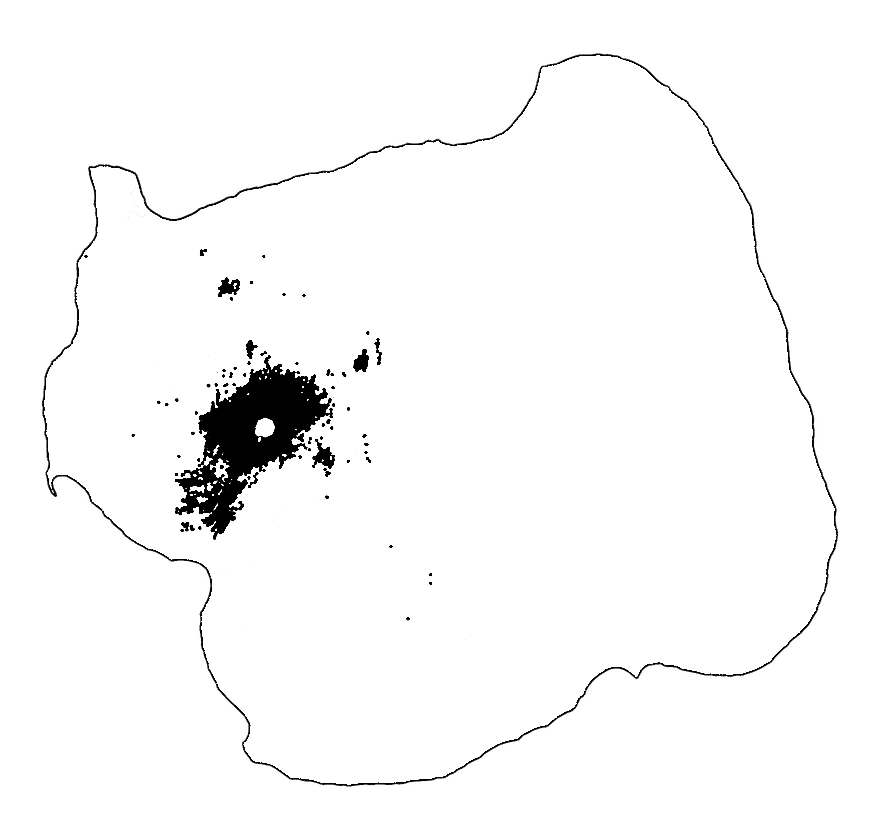
#> input picture data/injections_bk/CJ102X.DY.png, 875 x 825 px
$ python -i utils.py   (imports and definitions only)   (older library calls are emulated)
#> lines starting #> are read from the running program, lines starting #| are printed output that depends on the picture; after the words box and inside, x2 and y2 are one past the last pixel; in counts of white or black regions, pixels touching at a corner belong together
import matplotlib.cm as cm
import numpy as np
from PIL import Image, ImageFilter, ImageDraw


def keep_Temp(dfX):
    dfX = dfX[(dfX.target.str.contains("Au")) | (dfX.target.str.contains("TPO")) | (dfX.target.str.contains("TE3")) | (dfX.target.str.contains("PGa"))]
    return dfX

def ind_keepTemp(dfX):
    return dfX[dfX.target.str.contains("Au") | dfX.target.str.contains("TPO") | dfX.target.str.contains("TE3") | dfX.target.str.contains("PGa")].index

# [96 lines left out: functions load_data, coordinate_tranform, setup_colors, not called in this run]

def mask_image(filename):
#> called with filename = 'data/injections_bk/CJ102X.DY.png'
    from scipy.ndimage import morphology

    imgD = Image.open(filename)
#> imgD is the input picture: PIL image 875x825 RGBA; mean R, G, B, A 247.5, 247.5, 247.4, 6.5
    imgB = np.asarray(imgD).copy()
    imgB[:,:,:3] = np.where(imgB[:,:,:3] < 255, 0., 255.)
    imgB[:,:,3]  = np.where(imgB[:,:,3] > 1, 255., 0.)
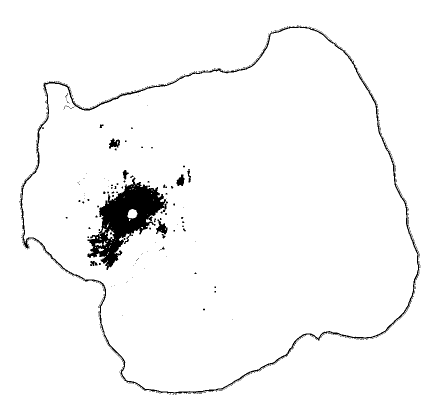
#> imgB: shape (825, 875, 4) (shown at 1/2 size); mean R, G, B, A 246.9, 246.9, 246.9, 7.8; transparent parts drawn white

    e = morphology.binary_fill_holes(imgB[:,:,3])
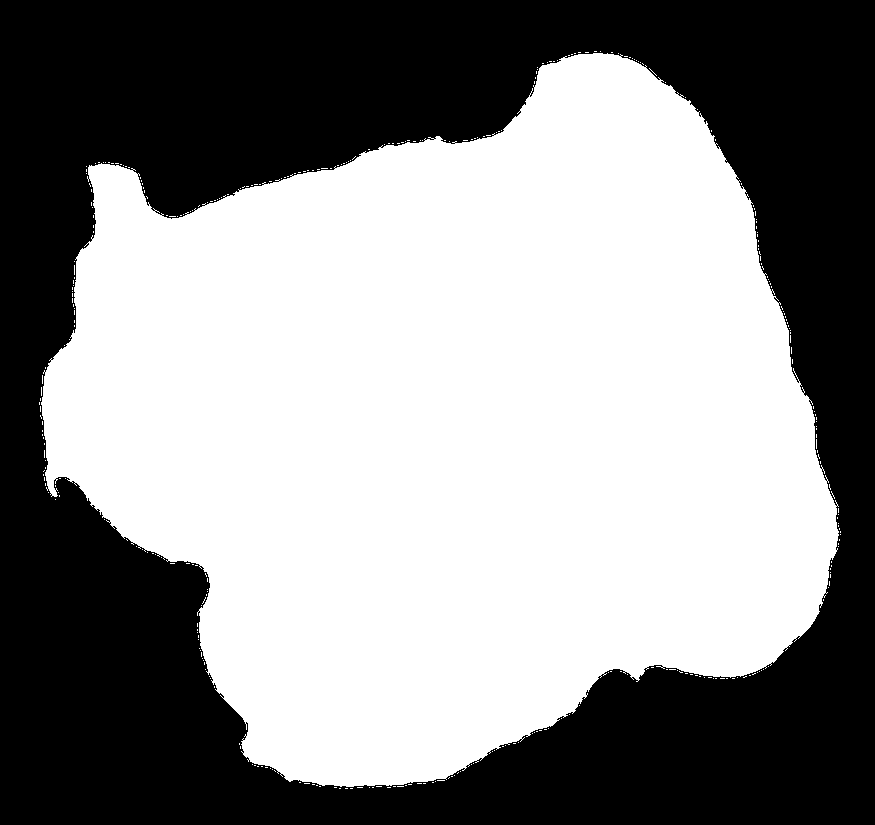
#> e: shape (825, 875) bool; 55.5% white; 1 black region, box (x1, y1, x2, y2) and area: (0, 0, 875, 825) 321247
    e = morphology.binary_closing(e)
#> e: shape (825, 875) bool; 55.8% white; 1 black region, box (x1, y1, x2, y2) and area: (0, 0, 875, 825) 319135
    e = morphology.binary_erosion(e)
#> e: shape (825, 875) bool; 55.4% white; 1 black region, box (x1, y1, x2, y2) and area: (0, 0, 875, 825) 321803
    e = morphology.binary_erosion(e)
#> e: shape (825, 875) bool; 55.1% white; 1 black region, box (x1, y1, x2, y2) and area: (0, 0, 875, 825) 324305
    e = morphology.binary_erosion(e)
#> e: shape (825, 875) bool; 54.7% white; 1 black region, box (x1, y1, x2, y2) and area: (0, 0, 875, 825) 326763
    e = morphology.binary_erosion(e)
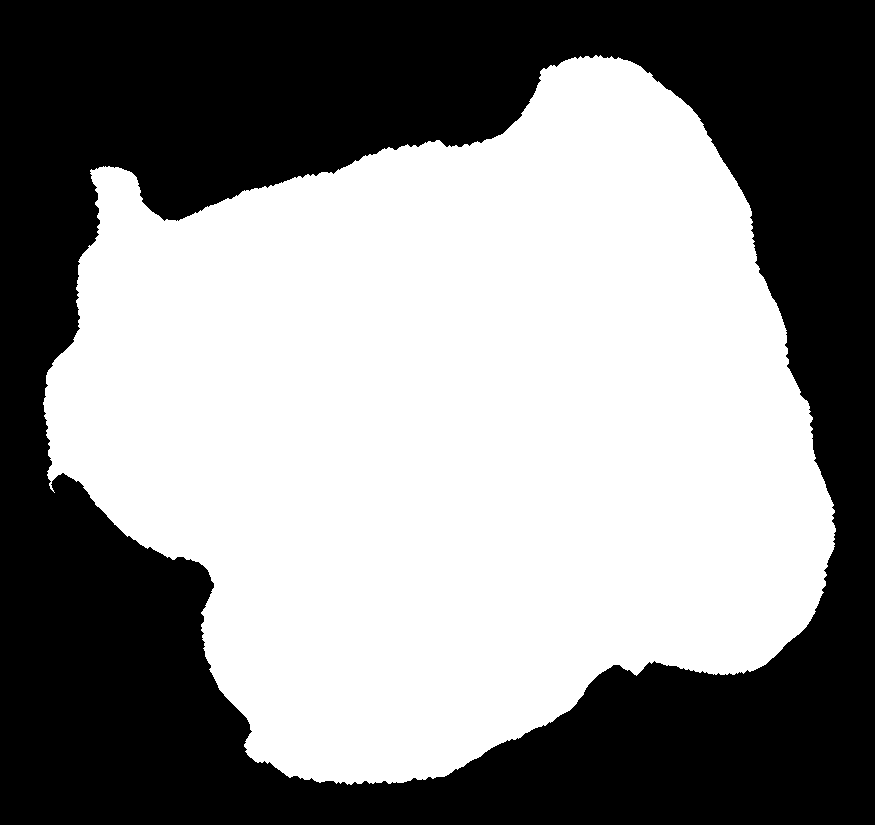
#> e: shape (825, 875) bool; 54.4% white; 1 black region, box (x1, y1, x2, y2) and area: (0, 0, 875, 825) 329196
    e = morphology.binary_erosion(e)
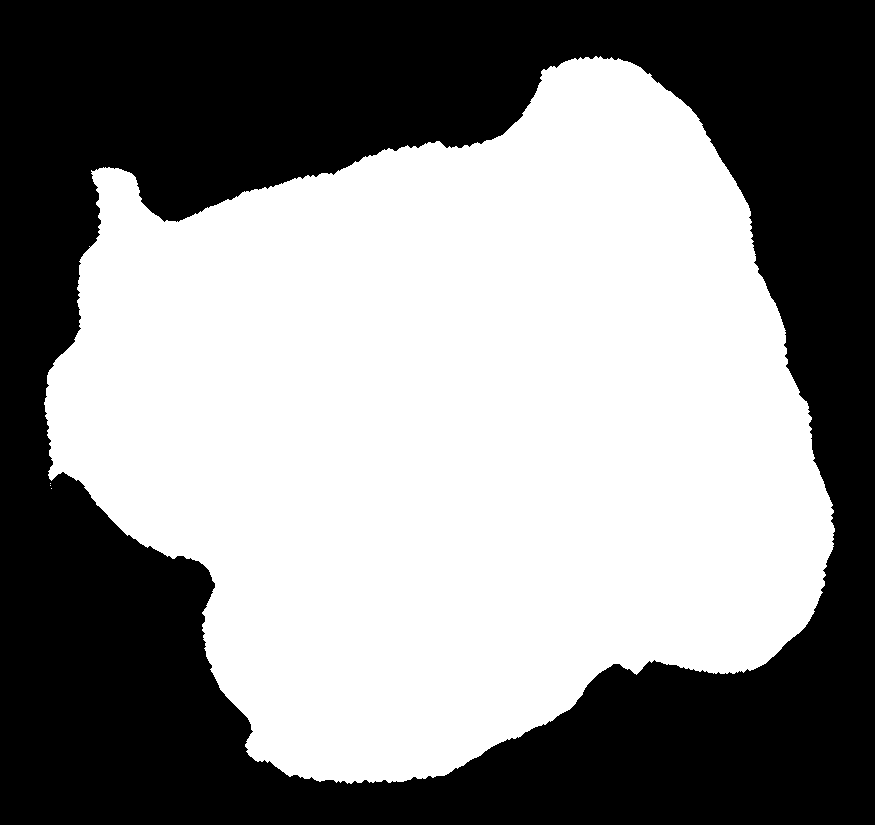
#> e: shape (825, 875) bool; 54.1% white; 1 black region, box (x1, y1, x2, y2) and area: (0, 0, 875, 825) 331615
    e = morphology.binary_erosion(e)
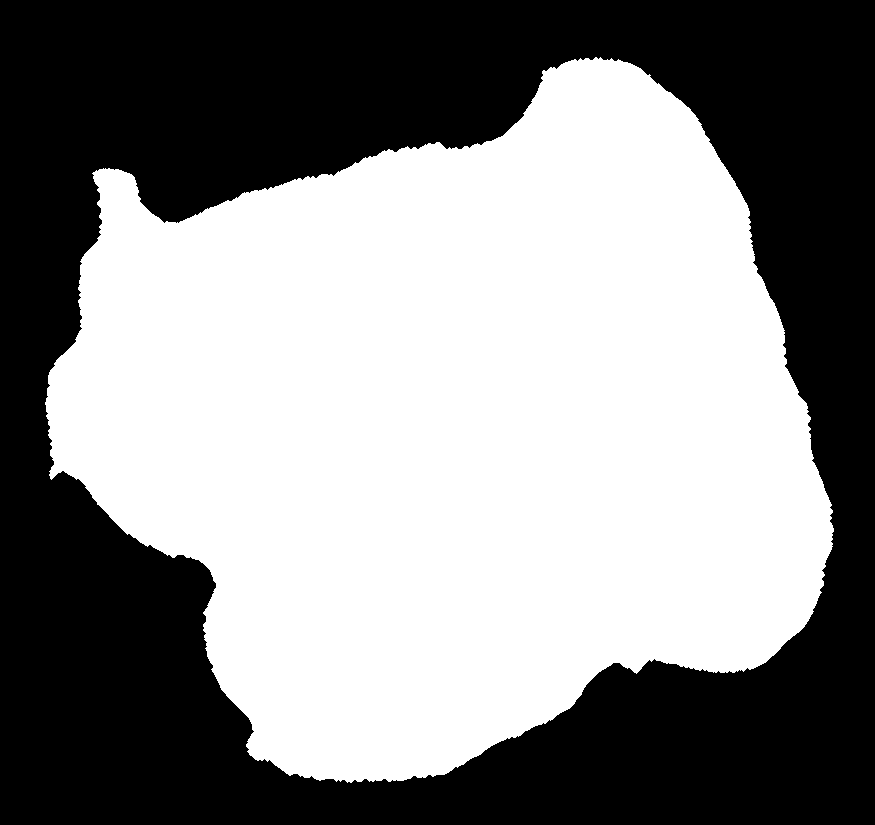
#> e: shape (825, 875) bool; 53.7% white; 1 black region, box (x1, y1, x2, y2) and area: (0, 0, 875, 825) 334011
    im = imgB.copy()
    im[:,:,3] = e * im[:,:,3]
    im[:,:,0] = 255. - im[:,:,3]
    im[:,:,1] = 255. - im[:,:,3]
    im[:,:,2] = 255. - im[:,:,3]
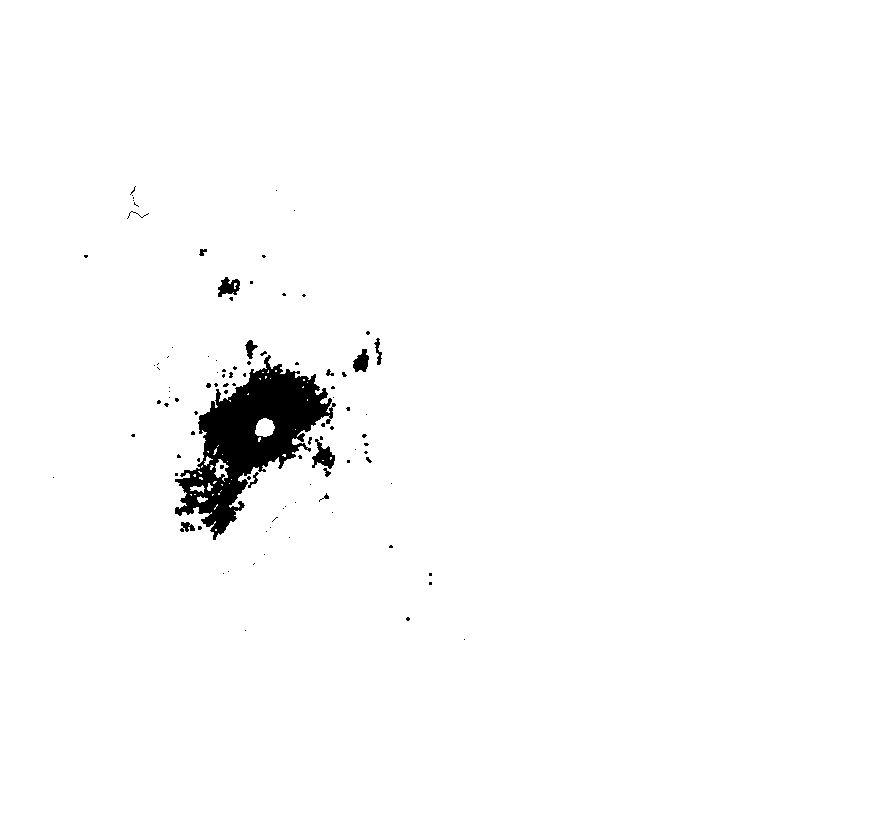
#> im: shape (825, 875, 4); mean R, G, B, A 250.1, 250.1, 250.1, 4.9; transparent parts drawn white

    return np.asarray(im).astype('float')

# [184 lines left out: functions make_figure, vis_res, load_mat, not called in this run]

>>> result = mask_image('data/injections_bk/CJ102X.DY.png')

$ run again, on data/injections_bk/CJ52X.DY.png
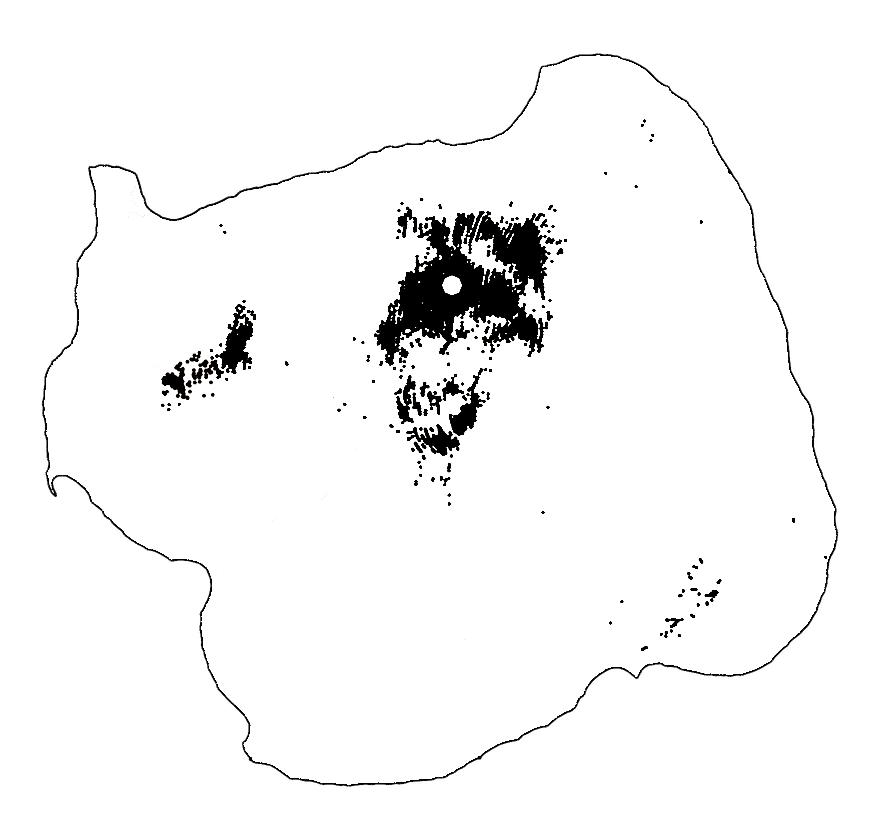
#> input picture data/injections_bk/CJ52X.DY.png, 875 x 825 px
#> in mask_image, imgD is the input picture: PIL image 875x825 RGBA; mean R, G, B, A 244.7, 244.7, 244.6, 9.1
#> in mask_image, `imgB[:,:,3]  = np.where(imgB[:,:,3] > 1, 255., 0.)`:
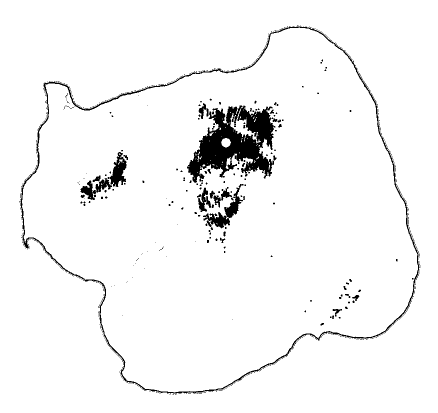
#> imgB: shape (825, 875, 4) (shown at 1/2 size); mean R, G, B, A 244.1, 244.1, 244.1, 10.6; transparent parts drawn white
#> in mask_image, `im[:,:,2] = 255. - im[:,:,3]`:
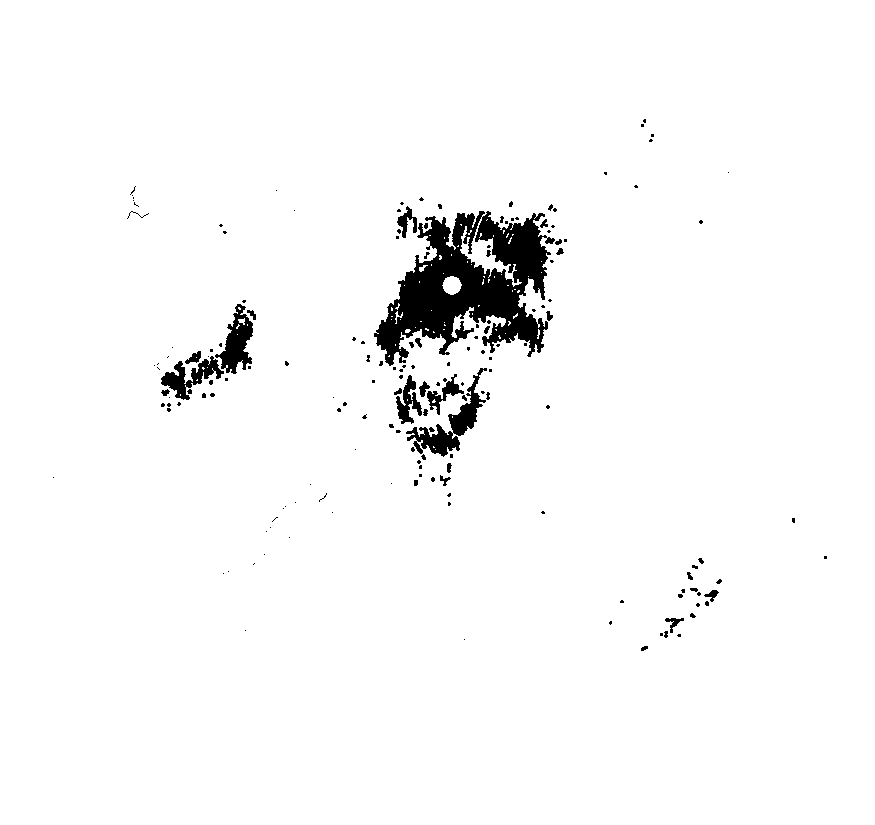
#> im: shape (825, 875, 4); mean R, G, B, A 247.3, 247.3, 247.3, 7.7; transparent parts drawn white

$ run again, on data/injections_bk/CJ70X.DY.png
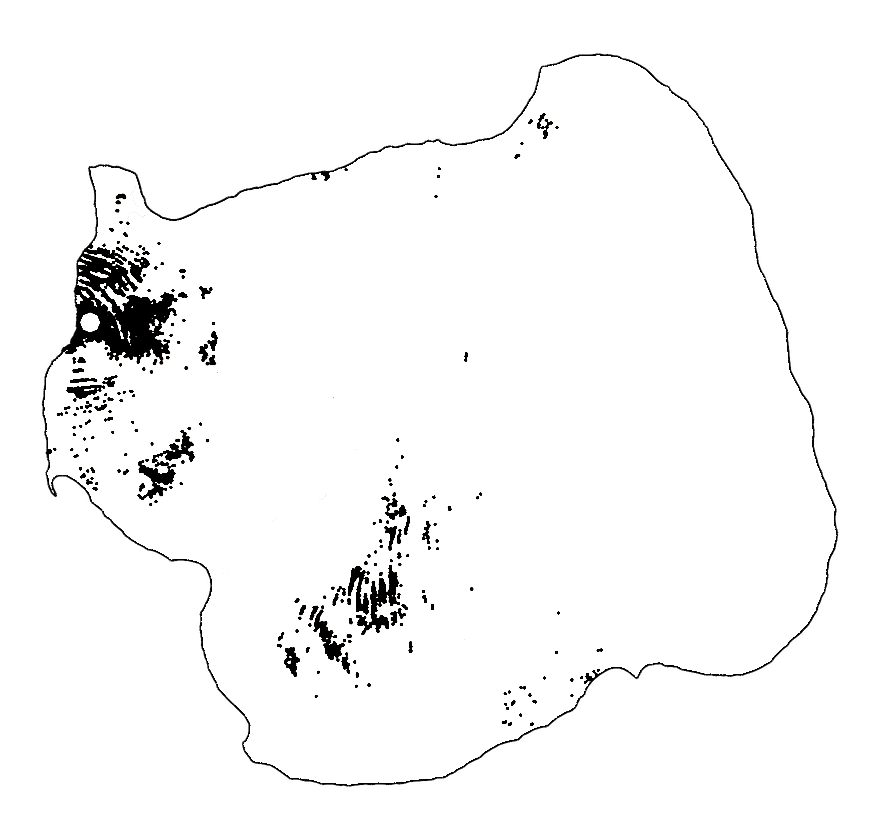
#> input picture data/injections_bk/CJ70X.DY.png, 875 x 825 px
#> in mask_image, imgD is the input picture: PIL image 875x825 RGBA; mean R, G, B, A 246.9, 246.8, 246.7, 7
#> in mask_image, `imgB[:,:,3]  = np.where(imgB[:,:,3] > 1, 255., 0.)`:
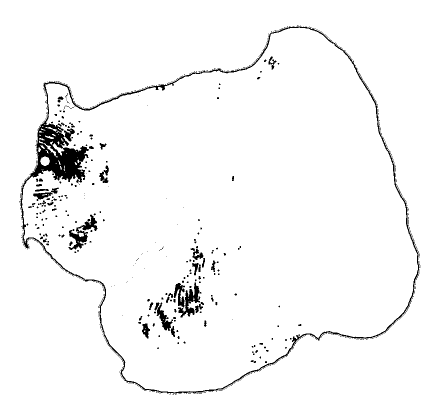
#> imgB: shape (825, 875, 4) (shown at 1/2 size); mean R, G, B, A 246.2, 246.2, 246.2, 8.4; transparent parts drawn white
#> in mask_image, `im[:,:,2] = 255. - im[:,:,3]`:
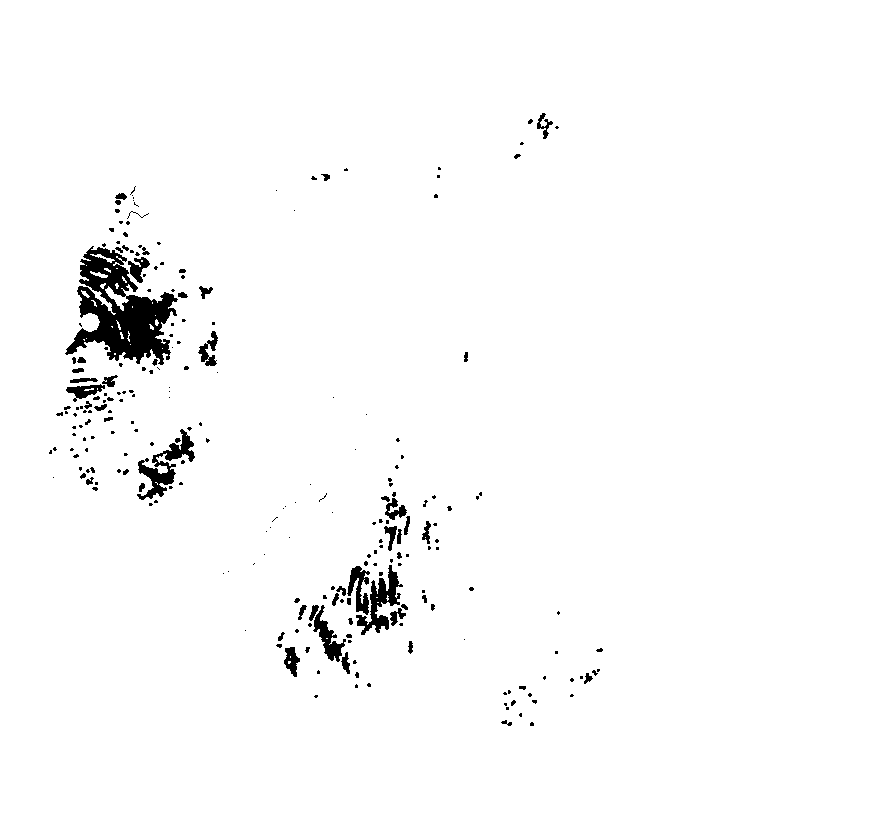
#> im: shape (825, 875, 4); mean R, G, B, A 249.6, 249.6, 249.6, 5.4; transparent parts drawn white
